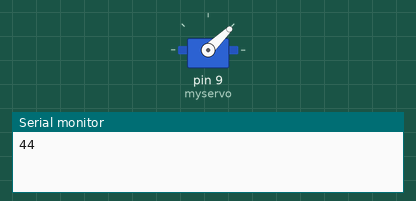
Recording of a sketch running on a simulated Arduino Uno, built with avr-gcc and run on an emulated ATmega328P. Shown: servo, the last lines printed to the serial monitor.

Above: at 0.1 s.
At 6.1 s:
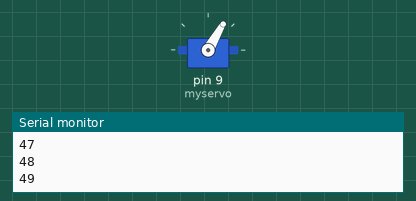
Timing chart, 0 to 7.6 s (numbered marks = the images above):
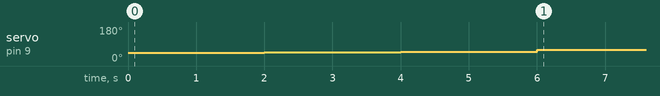

The sketch:

RunMotor.ino
```cpp
#include <Servo.h>

Servo myservo;  // create servo object to control a servo
                // a maximum of eight servo objects can be created

int pos;    // variable to store the servo position

void setup()
{
  myservo.attach(9);  // attaches the servo on pin 9 to the servo object
  Serial.begin(9600);
  myservo.write(40);
  for(pos = 44;pos <  50; pos += 1)  // goes from 0 degrees to 180 degrees
  {                                  // in steps of 1 degree
    myservo.write(pos);
    Serial.println(pos) ;    // tell servo to go to position in variable 'pos'
    delay(1000);
  }
}


void loop()
{
  myservo.write(60);
}
```

Measured:
- by itself, servo on pin 9 (myservo): moves from 44° to 60° over 5.0 s
